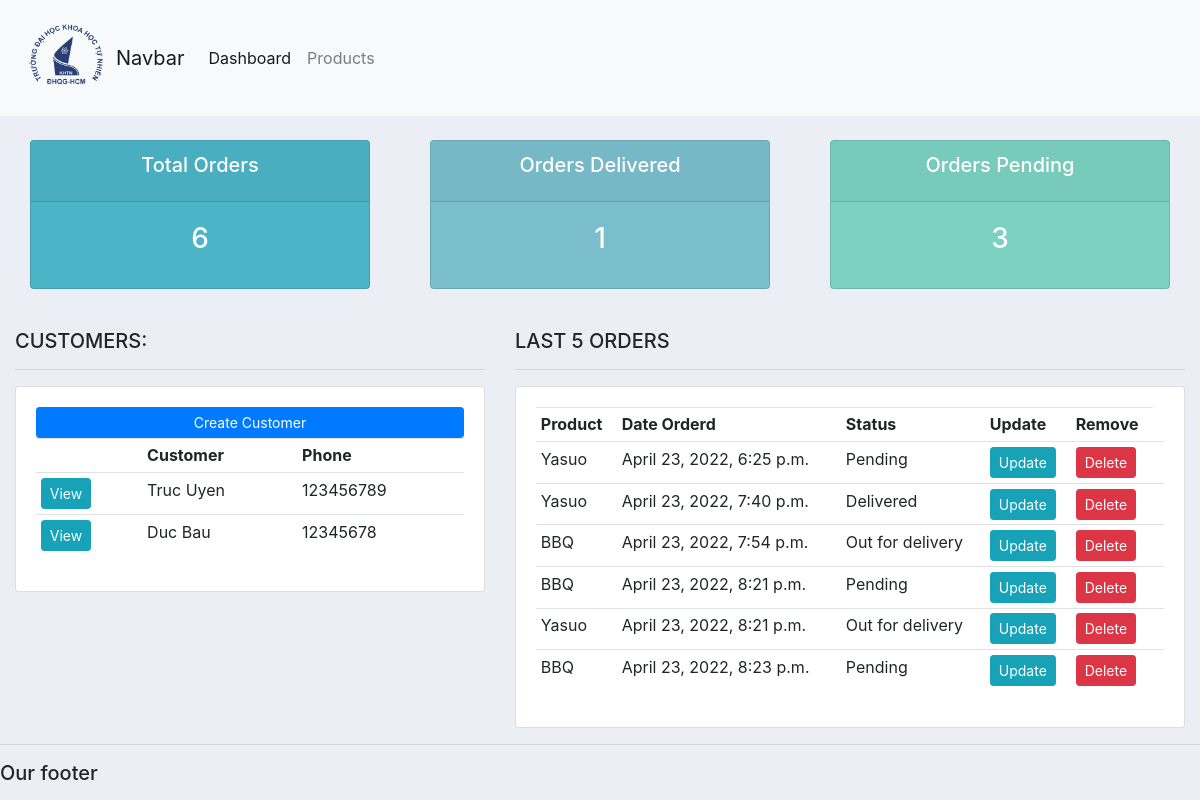
The page / on the database its author committed.
### accounts/models.py (models this page shows, shortened)
class Customer(models.Model):
    name = models.CharField(max_length=200, null=True)
    phone = models.CharField(max_length=200, null=True)
    email = models.CharField(max_length=200, null=True)
    date_created = models.DateTimeField(auto_now_add=True)

class Order(models.Model):
    STATUS = (
        ('Pending', 'Pending'),
        ('Out for delivery', 'Out for delivery'),
        ('Delivered', 'Delivered')
    )
    customer = models.ForeignKey(Customer, null=True, on_delete=models.SET_NULL)
    product = models.ForeignKey(Product, null=True, on_delete=models.SET_NULL)
    date_created = models.DateTimeField(auto_now_add=True)
    status = models.CharField(max_length=200, null=True, choices=STATUS)
    note = models.CharField(max_length=200, null=True)

class Product(models.Model):
    CATELOGY = (
        ('Indoor', 'Indoor'),
        ('Outdoor', 'Outdoor')
    )
    name = models.CharField(max_length=200, null=True)
    price = models.FloatField(null=True)
    category = models.CharField(max_length=200, null=True, choices=CATELOGY)
    description = models.CharField(max_length=200, null=True,blank=True)
    date_created = models.DateTimeField(auto_now_add=True)
    tags = models.ManyToManyField(Tag)
    def __str__(self):
        return self.name

### accounts/views.py (the view)
# urls.py: 2. Add a URL to urlpatterns:  path('', views.home, name='home')
def home(request):
    orders = Order.objects.all()
    customers = Customer.objects.all()
    total_orders = orders.count()
    delivered = orders.filter(status='Delivered').count()
    pending = orders.filter(status='Pending').count()
    context = {'orders': orders, 'customers': customers,
               'total_orders': total_orders,
               'delivered': delivered,
               "pending": pending}
    return render(request, 'accounts/dashboard.html', context)

### templates/accounts/dashboard.html
<!DOCTYPE html>
{%  extends 'accounts/main.html' %}
{% block content %}
{%  include 'accounts/status.html' %}
<br>
<div class="row">
	<div class="col-md-5">
		<h5>CUSTOMERS:</h5>
		<hr>
		<div class="card card-body">
			<a class="btn btn-primary  btn-sm btn-block" href="">Create Customer</a>
			<table class="table table-sm">
				<tr>
					<th></th>
					<th>Customer</th>
					<th>Phone</th>
				</tr>
                {% for i in customers %}
                            <tr>
                                <td><a class="btn btn-sm btn-info" href="{% url 'customer' i.id  %}">View</a></td>
                                <td>{{i.name}}</td>
                                <td>{{i.phone}}</td>
                            </tr>
                {% endfor %}
			</table>
		</div>
	</div>
	<div class="col-md-7">
		<h5>LAST 5 ORDERS</h5>
		<hr>
		<div class="card card-body">
			<table class="table table-sm">
				<tr>
					<th>Product</th>
					<th>Date Orderd</th>
					<th>Status</th>
					<th>Update</th>
					<th>Remove</th>
				</tr>
                {% for i in orders %}
                            <tr>
                                <td>{{i.product}}</td>
                                <td>{{i.date_created}}</td>
                                <td>{{i.status}}</td>
                                <td><a class="btn btn-sm btn-info" href="{% url 'update_order' i.id %}">Update</a></td>
                                <td><a class="btn btn-sm btn-danger" href="{%  url 'delete_order' i.id %}">Delete</a></td>
                                <td></td>
                            </tr>
                {% endfor %}
			</table>
		</div>
	</div>
</div>
{% endblock %}

### static/css/main.css (style rules this page uses)
body { background-color: #ebeff5; }

### rows shown on the page
Customer: name "Truc Uyen", phone "123456789"
Customer: name "Duc Bau", phone "12345678"
Order: product "Yasuo", date_created "April 23, 2022, 6:25 p.m.", status "Pending"
Order: product "Yasuo", date_created "April 23, 2022, 7:40 p.m.", status "Delivered"
Order: product "BBQ", date_created "April 23, 2022, 7:54 p.m.", status "Out for delivery"
Order: product "BBQ", date_created "April 23, 2022, 8:21 p.m.", status "Pending"
Order: product "Yasuo", date_created "April 23, 2022, 8:21 p.m.", status "Out for delivery"
Order: product "BBQ", date_created "April 23, 2022, 8:23 p.m.", status "Pending"

### other values the page prints
{{ total_orders }} "6"
{{ delivered }} "1"
{{ pending }} "3"
